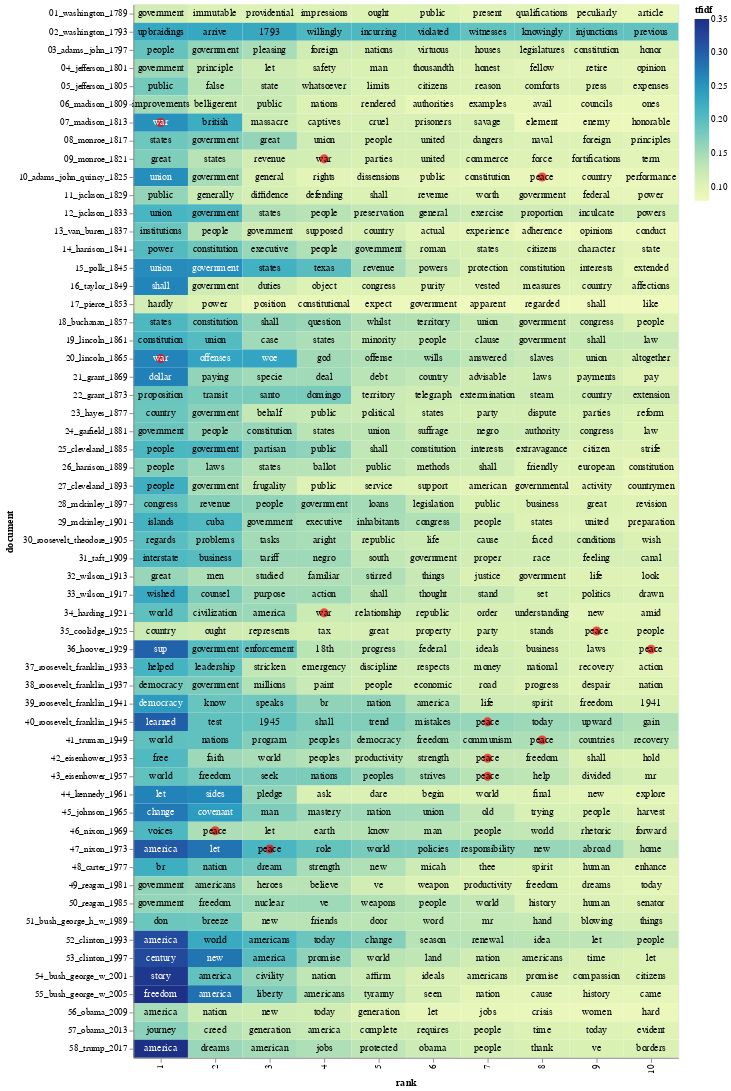

Source (notebook cell):
### Code cell
import altair as alt
import numpy as np

# Terms in this list will get a red dot in the visualization
term_list = ['war', 'peace']

# adding a little randomness to break ties in term ranking
top_tfidf_plusRand = top_tfidf.copy()
top_tfidf_plusRand['tfidf'] = top_tfidf_plusRand['tfidf'] + np.random.rand(top_tfidf.shape[0])*0.0001

# base for all visualizations, with rank calculation
base = alt.Chart(top_tfidf_plusRand).encode(
    x = 'rank:O',
    y = 'document:N'
).transform_window(
    rank = "rank()",
    sort = [alt.SortField("tfidf", order="descending")],
    groupby = ["document"],
)

# heatmap specification
heatmap = base.mark_rect().encode(
    color = 'tfidf:Q'
)

# red circle over terms in above list
circle = base.mark_circle(size=100).encode(
    color = alt.condition(
        alt.FieldOneOfPredicate(field='term', oneOf=term_list),
        alt.value('red'),
        alt.value('#FFFFFF00')        
    )
)

# text labels, white for darker heatmap colors
text = base.mark_text(baseline='middle').encode(
    text = 'term:N',
    color = alt.condition(alt.datum.tfidf >= 0.23, alt.value('white'), alt.value('black'))
)

# display the three superimposed visualizations
(heatmap + circle + text).properties(width = 600)

### Figure 1 — Vega-Lite specification as saved in the notebook (floating-point values rounded to 4 significant figures; data arrays with more than 128 entries replaced by an {"elided": "..."} marker saying what was removed)
{"config": {"view": {"continuousWidth": 300, "continuousHeight": 300}}, "layer": [{"mark": {"type": "rect"}, "encoding": {"color": {"field": "tfidf", "type": "quantitative"}, "x": {"field": "rank", "type": "ordinal"}, "y": {"field": "document", "type": "nominal"}}, "transform": [{"window": [{"op": "rank", "field": "", "as": "rank"}], "groupby": ["document"], "sort": [{"field": "tfidf", "order": "descending"}]}]}, {"mark": {"type": "circle", "size": 100}, "encoding": {"color": {"condition": {"test": {"field": "term", "oneOf": ["war", "peace"]}, "value": "red"}, "value": "#FFFFFF00"}, "x": {"field": "rank", "type": "ordinal"}, "y": {"field": "document", "type": "nominal"}}, "transform": [{"window": [{"op": "rank", "field": "", "as": "rank"}], "groupby": ["document"], "sort": [{"field": "tfidf", "order": "descending"}]}]}, {"mark": {"type": "text", "baseline": "middle"}, "encoding": {"color": {"condition": {"test": "(datum.tfidf >= 0.23)", "value": "white"}, "value": "black"}, "text": {"field": "term", "type": "nominal"}, "x": {"field": "rank", "type": "ordinal"}, "y": {"field": "document", "type": "nominal"}}, "transform": [{"window": [{"op": "rank", "field": "", "as": "rank"}], "groupby": ["document"], "sort": [{"field": "tfidf", "order": "descending"}]}]}], "data": {"name": "data-8b37f0b5fcb3bc114ea0a4da23e8da70"}, "width": 600, "$schema": "https://vega.github.io/schema/vega-lite/v5.16.3.json", "datasets": {"data-8b37f0b5fcb3bc114ea0a4da23e8da70": {"elided": "580 records"}}}
